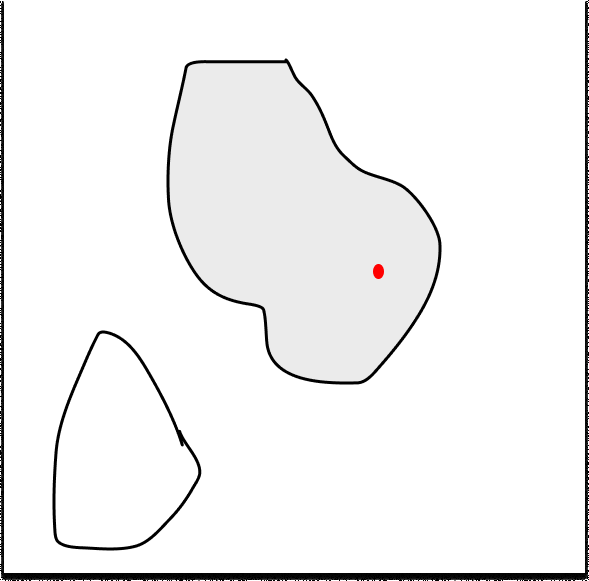
#> input picture images/region_growing_example.png, 589 x 581 px
$ python filtering_segmentation_morphology.py
#> lines starting #> are read from the running program, lines starting #| are printed output that depends on the picture
from random import seed
import cv2
import math
import numpy as np

def main():

    # [30 lines of commented-out code are left out]
    image_path = 'images/region_growing_example.png'
    image = cv2.imread(image_path, 0)
#> image: shape (581, 589); min 0, max 255, mean 242.5

    cv2.imshow('ORIGINAL',image)
    cv2.imshow('REGION GROWING GRAY', np.array(growingRegionGray(image, 264, 378, 90), dtype=np.uint8))

    # [7 lines of commented-out code are left out]


    cv2.waitKey(0)
    cv2.destroyAllWindows()

def growingRegionGray(image, x, y, differential):
#> called with x = 264, y = 378, differential = 90
    result_image = image

    threshold = image[x][y]
#> threshold = 147
    kernel = 3
    kernelSize = kernel*kernel
    kernelA = int(math.sqrt(kernelSize))
    kernelB = int(kernelA)
    kernelStep = -1*int(kernelA/2)

    pixelsGrowing = [[x, y]]

    for u in pixelsGrowing:
        line = u[0]
        col = u[1]
        for a in range(kernelStep, kernelA + kernelStep):
            for b in range(kernelStep, kernelB + kernelStep):
                try:
                    if (threshold - differential <= image[line + a][col + b] <= threshold + differential):
                        if [line + a, col + b] in pixelsGrowing:
                            continue
                        else:
                            result_image[line + a][col + b] = threshold
                            image[line + a][col + b] = 1
                            pixelsGrowing.append([line + a, col + b])
                except:
                    continue
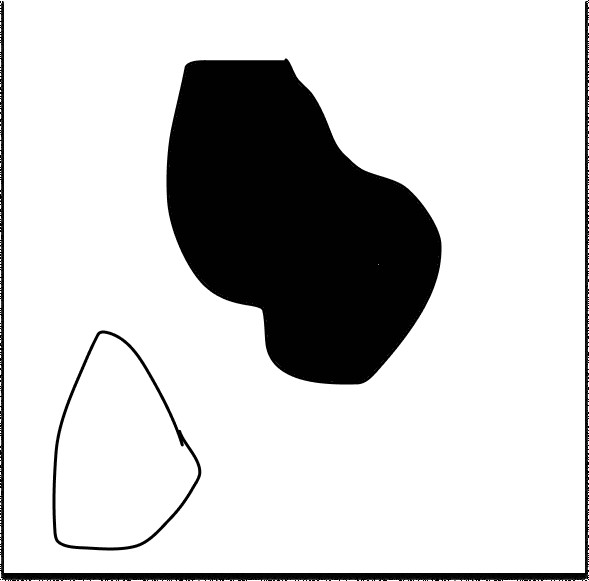
#> image: shape (581, 589); min 0, max 255, mean 204
#> after the loop, pixelsGrowing = 56615 items

    return result_image


# [183 lines left out: functions detect_lines_with_hough, perform_high_pass_filter_sobel, perform_local_mean_limiarization_filter, apply_erosion, apply_dilation, perform_limiarization_filter and 2 more, not called in this run]

if __name__ == '__main__':
    main()
